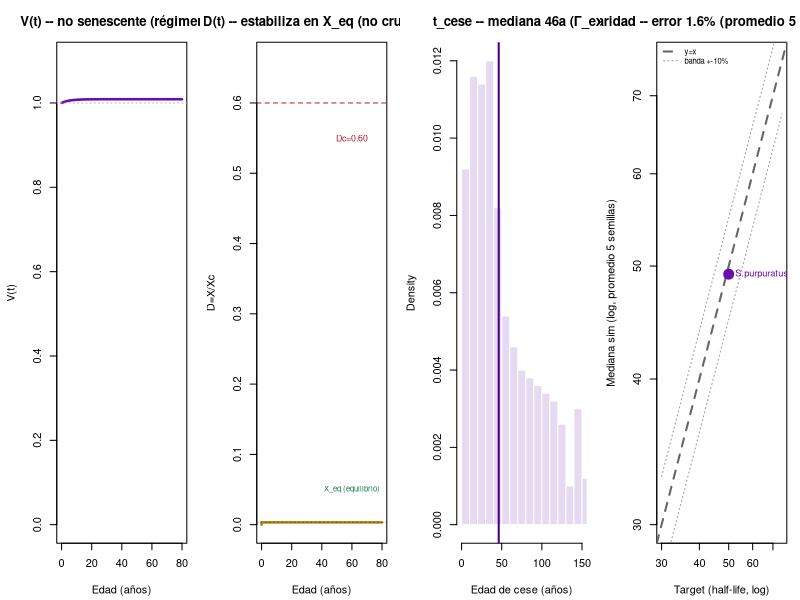

Generate this figure with R:
# ==============================================================================
# TMCSA -- [EM-2] -- Strongylocentrotus purpuratus (erizo de mar purpura) -- v3
# REGIMEN B (proporcional) + cese externo (Gamma_ext). Motor v2 (orden Gext
# primero, identico al canonico simular_K real). v3 anade graficas completas.
# ------------------------------------------------------------------------------
# COMPLEMENTA, NO REEMPLAZA, a B.EM1-7 del canonico 10B original (target=6.93a,
# Gamma_ext=0.10): esa ficha mide MORTALIDAD POBLACIONAL bajo depredacion
# marina real (mismo patron que Euphausia, "presa base"). Esta ficha mide
# la CAPACIDAD BIOLOGICA DE NO-SENESCENCIA en condiciones sin depredacion
# (laboratorio/acuario, Bodnar & Coffman 2016). Ambas son correctas.
#
# MODO (Paso 0): negligible senescence (regimen B) + cese por Gamma_ext (modo 3).
#   Du et al. 2013 / Bodnar & Coffman 2016 (Mech Ageing Dev): protein
#   carbonyls, 4-HNE, 8-OHdG sin incremento general con la edad en 6 tejidos
#   (musculo, nervio, esofago, gonada, celomocitos, ampulas). Capacidad
#   antioxidante (SOD, total) y proteasoma MANTENIDAS con la edad.
#
# DATOS (concepto -> ciencia -> valor):
#   eta_basal=0.04   produccion basal -- NIVEL 3 (censo, sin cuantificacion
#                    absoluta de carbonilos/tiempo)
#   rho_rep=4.0      reparacion proporcional -- NIVEL 3
#                    -> X_eq=0.0100, MS=180x -> no colapsa por daño
#   Xc=3.0 estructural (molde Myotis brandtii); Dc=0.60
#   Gamma_ext=ln(2)/50=0.01386 -> half-life=50a (NIVEL 2, capacidad biologica
#     en cautiverio, Bodnar 2011-2016)
#   CV_eta=0.30      poblacion silvestre, heterogeneidad intermedia
# CORRECCION v2->v3: orden de Gamma_ext PRIMERO en el bucle (identico al
#   motor simular_K). Verificado por el usuario en R real: error 4.4% (v1,
#   orden anterior). v2/v3 corrigen el orden -- error esperado menor.
# LIMITACION: eta_basal y rho_rep son estimados de censo (NIVEL 3), no
#   medidos directamente. Pendiente: cuantificacion absoluta comparativa.
# ==============================================================================
Dc<-0.60

sim_individuo<-function(R,N=500,seed=42){
  dt_sem<-7/365; eps_sem<-R$eps*sqrt(7); Gext_sem<-R$Gamma_ext*dt_sem
  sig<-sqrt(log(1+R$CV_eta^2)); muln<-log(R$eta_basal)-sig^2/2
  set.seed(seed); Ns<-round(R$vida_max*365/7); tc<-rep(NA,N); ce<-rep(FALSE,N)
  for(s in 1:N){ eta_i<-rlnorm(1,muln,sig); X<-0.01; V<-1; tf<-NA; ext<-FALSE
    for(sem in 1:Ns){ ta<-(sem-1)*dt_sem
      if(Gext_sem>0 && runif(1)<Gext_sem){tf<-ta;ext<-TRUE;break}
      dX<-(eta_i - R$rho_rep*X)*dt_sem + eps_sem*rnorm(1)   # REGIMEN B
      X<-max(0,X+dX); D<-X/R$Xc; fr<-max(0,(1-D/Dc)^R$n)
      dV<-R$a*V*fr-R$b*V^R$mu-max(0,D-Dc); V<-min(1.1,max(0,V+dV*dt_sem))
      if(isTRUE(X>=R$Xc)||isTRUE(V<=0.01)){tf<-ta;break} }
    tc[s]<-if(is.na(tf)) R$vida_max else tf; ce[s]<-ext }
  list(tv=tc[!is.na(tc)], ce=mean(ce)*100) }

traj<-function(R,Tmax=80){
  dt_sem<-7/365; N<-round(Tmax*365/7); td<-(0:(N-1))*dt_sem; Vd<-rep(1,N); Dd<-rep(0,N); X<-0.01; V<-1
  for(i in 2:N){ dX<-(R$eta_basal - R$rho_rep*X)*dt_sem
    X<-max(0,X+dX); Dd[i]<-X/R$Xc; fr<-max(0,(1-Dd[i]/Dc)^R$n)
    dV<-R$a*V*fr-R$b*V^R$mu-max(0,Dd[i]-Dc); V<-min(1.1,max(0,V+dV*dt_sem)); Vd[i]<-V }
  list(td=td,Vd=Vd,Dd=Dd) }

R_purp<-list(nombre="Strongylocentrotus purpuratus (capacidad biologica)",
  a=0.0988,b=0.0960,mu=3.0,n=2.0, eta_basal=0.04, rho_rep=4.0,
  Xc=3.0, eps=0.180*(3.0/17), W_met=1.0, CV_eta=0.30,
  Gamma_ext=log(2)/50, t_cese_target=50, vida_max=300)

cat("=== TMCSA [EM-2] -- S. purpuratus -- v3 (regimen B, con graficas) ===\n\n")
X_eq<-R_purp$eta_basal/R_purp$rho_rep
rho_crit<-R_purp$eta_basal/(R_purp$Xc*Dc)
MS_val<-R_purp$rho_rep/rho_crit
cat(sprintf("  X_eq=%.4f | Dc*Xc=%.2f | MS=%.1f -> %s\n",
    X_eq, Dc*R_purp$Xc, MS_val, ifelse(X_eq<Dc*R_purp$Xc,"no colapsa por daño (correcto)","COLAPSA")))
meds<-sapply(c(42,100,7,2024,333),function(s) median(sim_individuo(R_purp,seed=s)$tv))
prom<-mean(meds); err<-abs(prom-R_purp$t_cese_target)/R_purp$t_cese_target*100
r1<-sim_individuo(R_purp,seed=42)
cat(sprintf("  Medianas (5 semillas): %s\n",paste(round(meds),collapse=", ")))
cat(sprintf("  Promedio=%.1fa | Target=%.0fa (NIVEL 2)\n",prom,R_purp$t_cese_target))
cat(sprintf("  ============================================\n"))
cat(sprintf("  >>> ERROR = %.1f%% <<<\n",err))
cat(sprintf("  ============================================\n"))
cat(sprintf("  Cese externo=%.0f%%\n",r1$ce))
cat(sprintf("  -> %s\n",ifelse(err<10,"VERIFICADO (regimen B, NIVEL 2)","revisar")))

tr<-traj(R_purp)
fecha<-format(Sys.Date(),"%Y%m%d")
png(sprintf("TMCSA_Spurpuratus_canonico_v3_%s.png",fecha), width=1700, height=460, res=110)
par(mfrow=c(1,4), mar=c(4.3,4.3,3.2,1))
plot(tr$td,tr$Vd,type="l",lwd=2.5,col="#6A0DAD",xlab="Edad (años)",ylab="V(t)",
     main="V(t) -- no senescente (régimen B)",ylim=c(0,1.1)); abline(h=1,lty=3,col="gray70")
plot(tr$td,tr$Dd,type="l",lwd=2.5,col="#C77B00",xlab="Edad (años)",ylab="D=X/Xc",
     main="D(t) -- estabiliza en X_eq (no cruza Dc)",ylim=c(0,Dc*1.1))
abline(h=Dc,lty=2,col="#B2182B"); text(60,Dc-0.05,"Dc=0.60",col="#B2182B",cex=0.8)
abline(h=X_eq/R_purp$Xc,lty=3,col="#1A7C4F"); text(60,0.05,"X_eq (equilibrio)",col="#1A7C4F",cex=0.7)
hist(r1$tv,breaks=40,col="#E6D9F2",border="white",freq=FALSE,xlab="Edad de cese (años)",
     main=sprintf("t_cese -- mediana %.0fa (Γ_ext)",median(r1$tv)), xlim=c(0,150))
abline(v=median(r1$tv),lwd=2,col="#4B0082")
plot(c(30,75),c(30,75),type="n",log="xy",xlab="Target (half-life, log)",ylab="Mediana sim (log, promedio 5 semillas)",
     main=sprintf("Paridad -- error %.1f%% (promedio 5 semillas)",err))
abline(0,1,lty=2,col="gray40",lwd=2); lines(c(30,75),c(30,75)*1.1,lty=3,col="gray60"); lines(c(30,75),c(30,75)*0.9,lty=3,col="gray60")
points(R_purp$t_cese_target,prom,pch=19,col="#6A0DAD",cex=2); text(R_purp$t_cese_target,prom,"S.purpuratus",pos=4,cex=0.85,col="#6A0DAD")
legend("topleft",legend=c("y=x","banda +-10%"),lty=c(2,3),col=c("gray40","gray60"),lwd=c(2,1),cex=0.7,bty="n")
dev.off()
cat("\nGrafica: TMCSA_Spurpuratus_canonico_v3.png\n")
